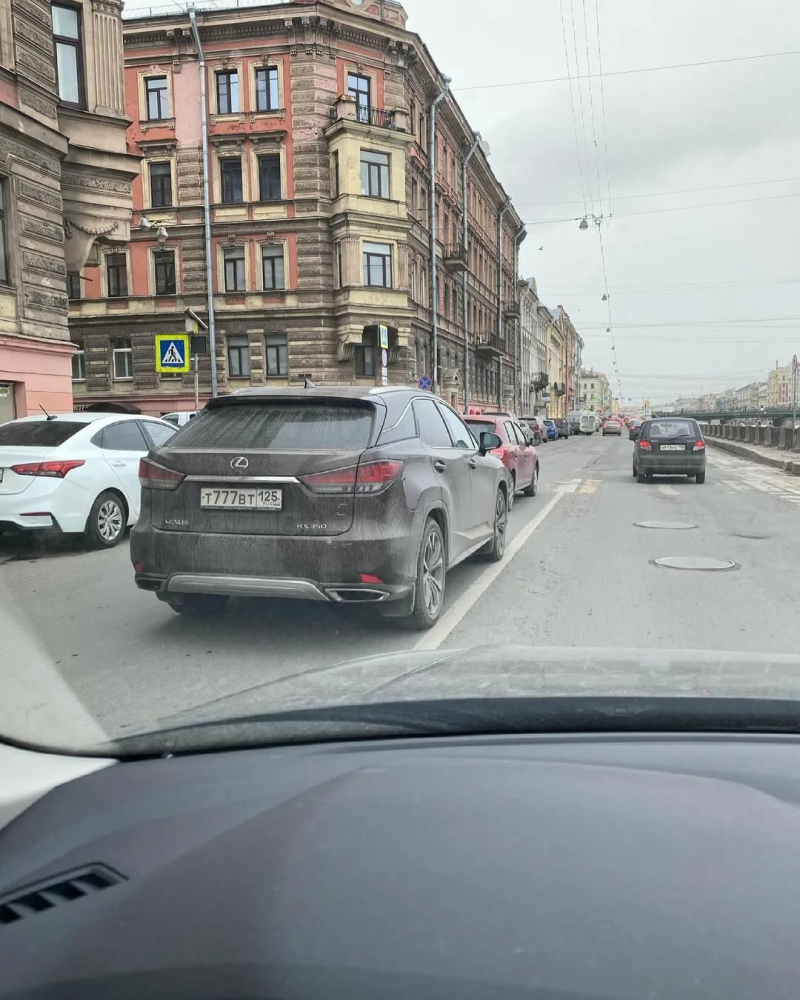
#> input picture 2.6 Cascades/number_2.jpg, 800 x 1000 px
$ jupyter execute --allow-errors examples2-6.ipynb
#> lines starting #> are read from the running program, lines starting #| are printed output that depends on the picture; after the words box and inside, x2 and y2 are one past the last pixel; in counts of white or black regions, pixels touching at a corner belong together
Обнаружение автомобильного номера

[cell 1]
from PIL import Image
from IPython.display import display

[cell 2]
import cv2

number_cascade = cv2.CascadeClassifier('haarcascade_russian_plate_number.xml')


img = cv2.imread('number_2.jpg')
#> img is the input picture: shape (1000, 800, 3); mean B, G, R 145.7, 146.2, 143.6
gray = cv2.cvtColor(img, cv2.COLOR_RGB2GRAY)
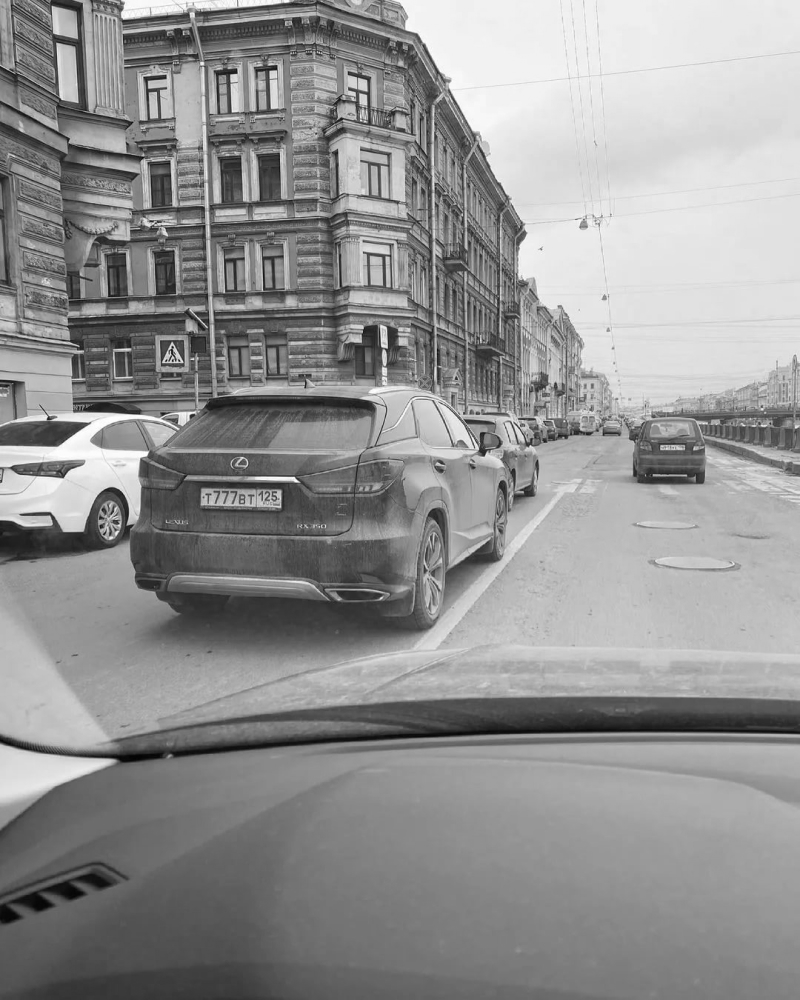
#> gray: shape (1000, 800); min 2, max 254, mean 145.7


numbers = number_cascade.detectMultiScale(gray, scaleFactor=1.1, minNeighbors=30)
#> numbers = [[189, 479, 104, 35]]
for x,y,w,h in numbers:
    cv2.rectangle(img, (x,y), (x+w,y+h), (255,0,0), 2)
#> this loop made 1 pass
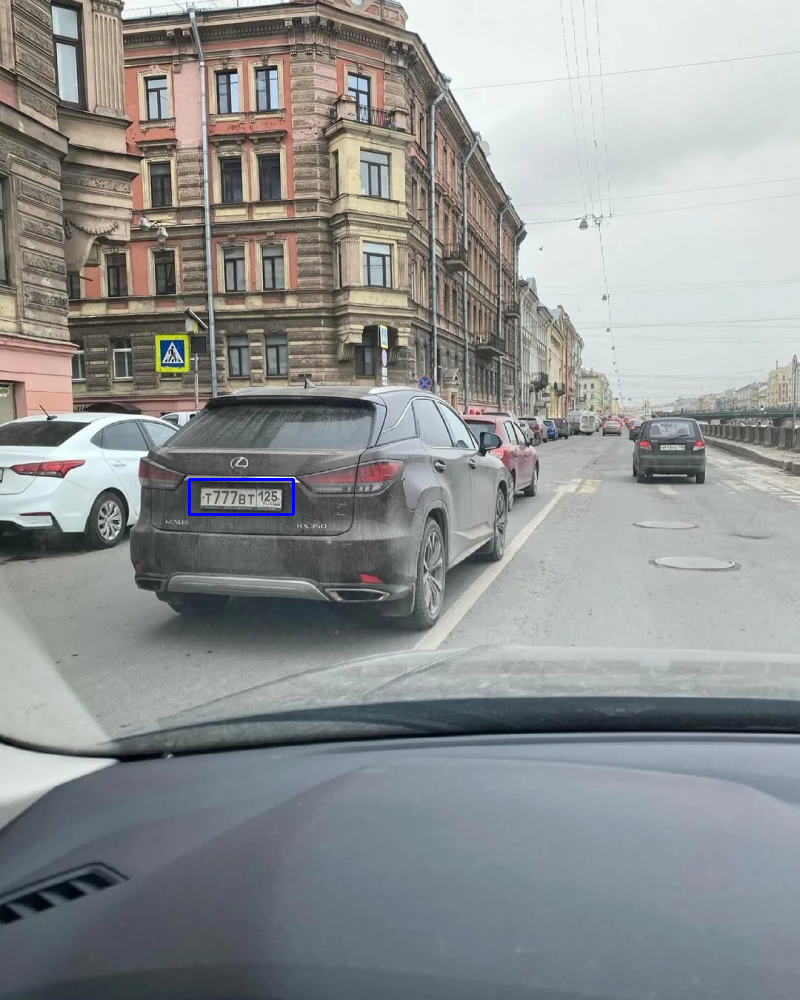
#> img: shape (1000, 800, 3); 0.1% of pixels changed, all inside (x1, y1, x2, y2) = (188, 478, 295, 516)


# cv2.imshow('Number detect', img)
# cv2.waitKey(0)
# cv2.destroyAllWindows ()
display(Image.fromarray(img))

Обнаружение кота и выделение его на фоне

[cell 3]
import cv2
import numpy as np

number_cascade = cv2.CascadeClassifier('haarcascade_frontalcatface.xml')

img = cv2.imread('cat_1.jpg')
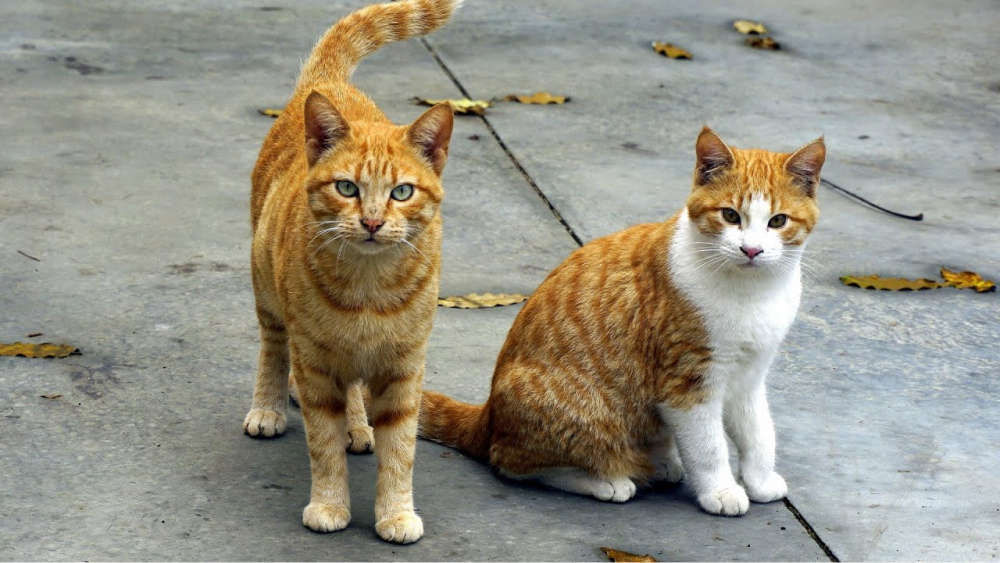
#> input picture 2.6 Cascades/cat_1.jpg, 1000 x 563 px
#> img is the input picture: shape (563, 1000, 3); mean B, G, R 133.4, 147.1, 150.7
photo = np.zeros(img.shape, dtype='uint8')
gray = cv2.cvtColor(img, cv2.COLOR_RGB2GRAY)
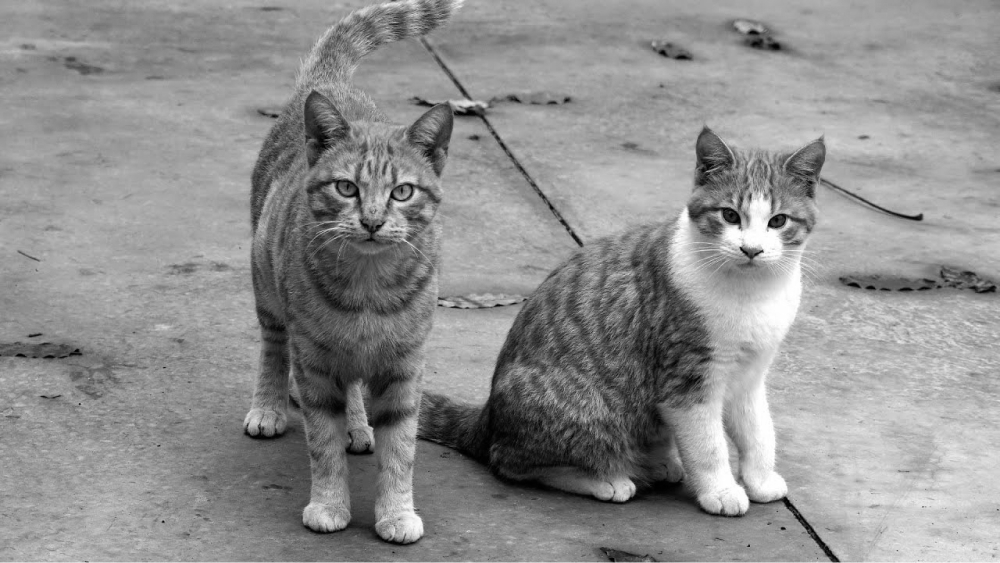
#> gray: shape (563, 1000); min 0, max 255, mean 143.4

numbers = number_cascade.detectMultiScale(gray, scaleFactor=1.1, minNeighbors=5)
#> numbers = [[698, 172, 112, 112], [312, 139, 123, 123]]
for x,y,w,h in numbers:
    photo[y:(y+h), x:(x+w)] = img[y:(y+h), x:(x+w)]
#> this loop made 2 passes
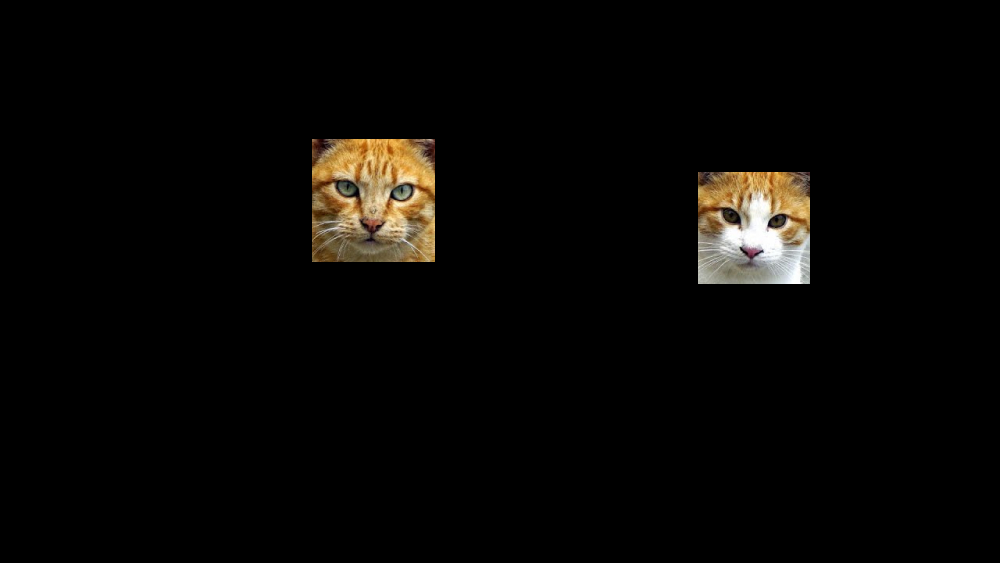
#> photo: shape (563, 1000, 3); mean B, G, R 4.9, 6.8, 8.1

# cv2.imshow('Number detect', photo)
# cv2.waitKey(0)
# cv2.destroyAllWindows ()
display(Image.fromarray(photo))
